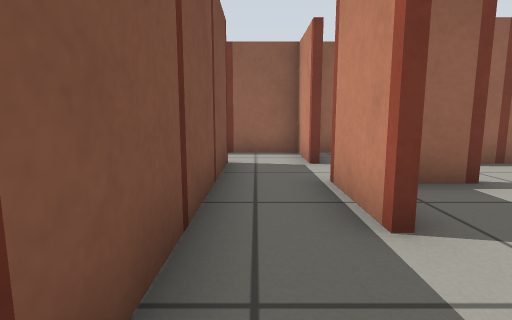
View 1 (above)

14 first-person views from a walk through a robot-simulator world made for Gazebo. The camera is 0.5 m above the floor, tilts 8° down and sees 80° across. The floor is counted in squares, 0.5 m on a side. Each view is taken from the middle of a square. On the plan, view 1 faces up. The plan holds only what a view shows up to about 12 squares ahead; the rest is blank. The robots in the file are not drawn.

View 2
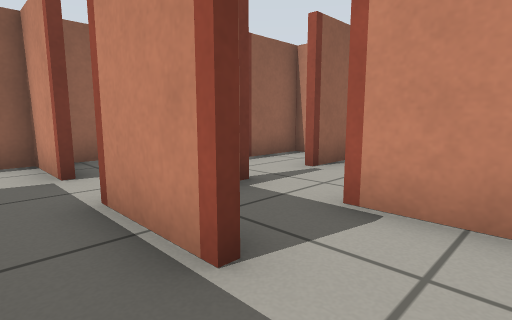

View 3
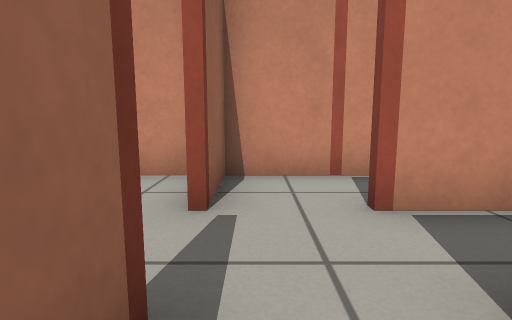

View 4
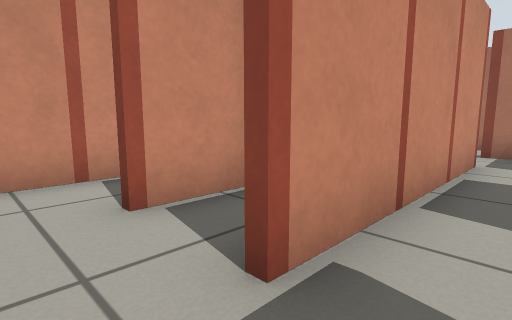

View 5
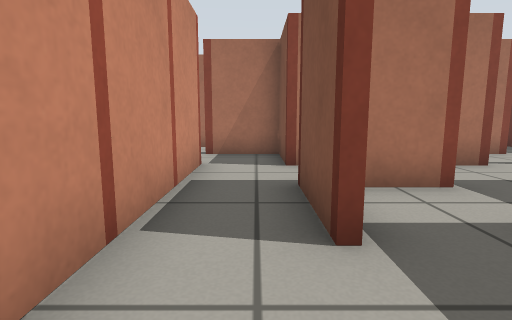

View 6
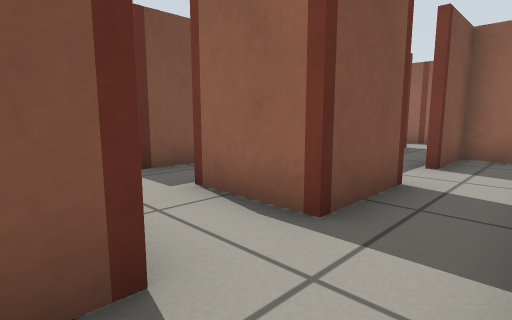

View 7
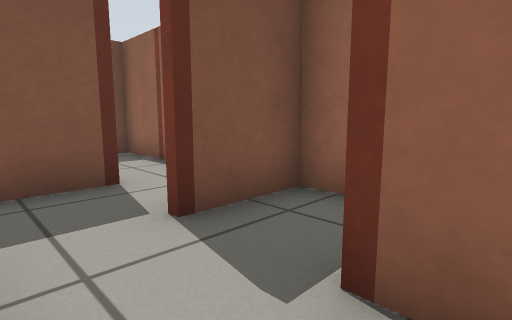

View 8
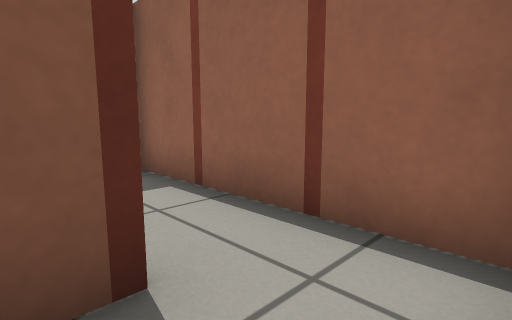

View 9
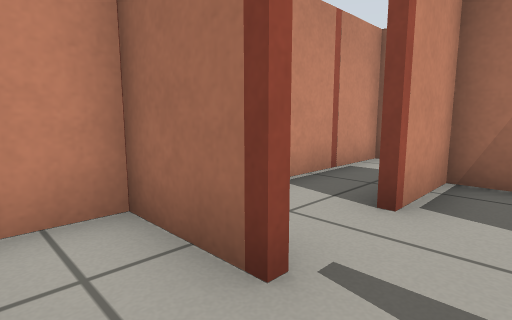

View 10
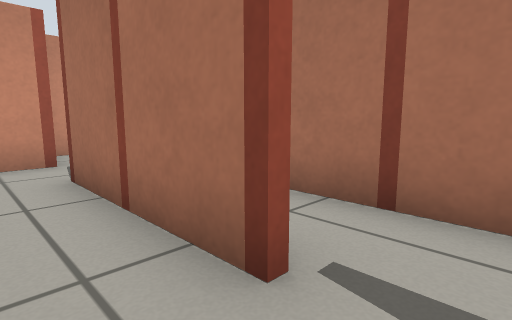

View 11
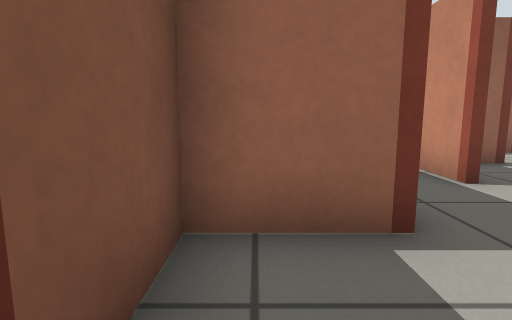

View 12
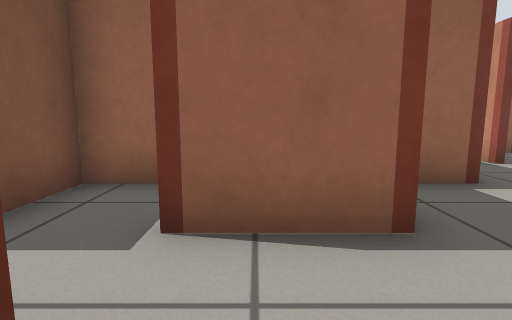

View 13
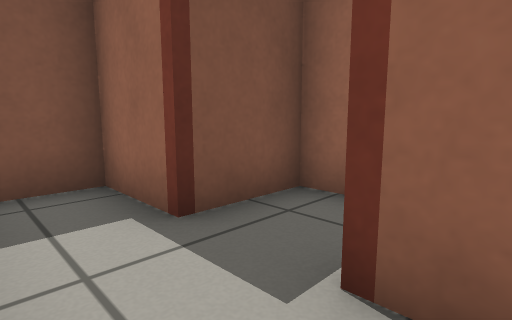

View 14
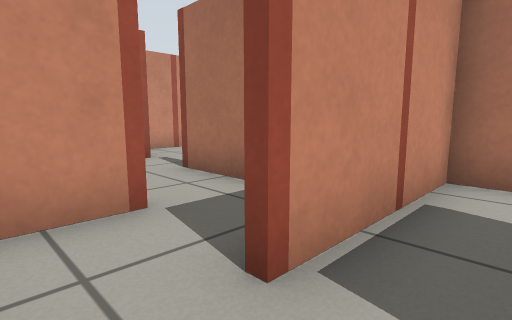

### Floor plan
Points are (right, up) in squares from view 1. A wall is a line through its corners. A room is listed if a view was taken in it or the views show most of it. See-through windows are left out.
Room 1 (views 1, 2)
walls: (-0.5, -1.3) (0.5, -1.3)
ways out: opening at (-1, -0.5) to room 7; opening at (1, 2) to room 8
objects: red post (-1, 1)
Room 2 (views 3, 4, 5, 7)
walls: (5.2, 1.5) (5.2, 2.6); (2.4, 4.5) (1.4, 4.5) (1.4, 3.4); (6.5, 4.5) (5.4, 4.5); (7.2, 3.5) (7.2, 4.5); (7.2, 1.5) (7.2, 2.6); (7.2, -0.5) (7.2, 0.6)
ways out: opening at (4, 5) to room 5
objects: red post (3, 3); red post (3, 5); red post (5, 3); red post (5, 5)
Room 3 (view 6)
walls: (1.5, -5.3) (2.5, -5.3); (1.4, -3.4) (1.4, -4.4); (-0.6, -3.3) (0.5, -3.3); (3.2, -2.5) (3.2, -1.4); (0.6, -1.5) (-0.5, -1.5); (3.2, -0.5) (3.2, 0.6); (1.4, 0.6) (1.4, -0.6)
ways out: opening at (0, -2) to room 7; opening at (2, 0) to room 8
objects: red post (-3, -5); red post (1, -3); red post (1, -1); red post (3, -5); red post (3, -3); red post (3, -1); red post (7, 1); red post (7, 3); other object (7, 5); other object (7, 7)
Room 4 (views 8, 14)
walls: (-0.8, 5.5) (-0.8, 6.6); (-0.6, 6.6) (-0.6, 5.4); (-1.4, 8.5) (-2.5, 8.5); (-0.8, 3.5) (-0.8, 4.6); (-3.4, 8.5) (-4.5, 8.5); (1.2, 7.4) (1.2, 8.5); (0.6, 8.5) (-0.5, 8.5); (1.5, 4.7) (2.5, 4.7)
ways out: opening at (1.5, 6.5) to room 5; opening at (0, 4) to room 9
objects: red post (-3, 9); red post (-1, 5); red post (-1, 7); red post (-1, 9); red post (1, 5); red post (1, 7)
Room 5 (view 9)
walls: (4, 6.5) (3.5, 6.5); (2.4, 8.5) (1.4, 8.5) (1.4, 7.4); (6.5, 6.5) (5.4, 6.5); (5.4, 4.7) (6.5, 4.7); (7.2, 5.4) (7.2, 6.5)
ways out: opening at (4, 5) to room 2; opening at (1.5, 6.5) to room 4
objects: red post (3, 7); red post (5, 7)
Room 6 (views 10, 12, 13)
walls: (-4.5, -5.3) (-3.5, -5.3); (-7.4, -1.5) (-8.6, -1.5) (-8.6, -2.6); (-3.5, -1.5) (-4.5, -1.5); (-5.4, 0.5) (-6.6, 0.5) (-6.6, -0.6)
ways out: opening at (-4, -3) to room 7
objects: other object (-7, -7); red post (-7, -1); red post (-5, -5); red post (-5, -3); red post (-5, -1)
Room 7 (view 11)
walls: (-2.6, -3.3) (-1.5, -3.3); (-1.5, 0.5) (-2.6, 0.5) (-2.6, -0.6); (-2.6, -5.3) (-1.5, -5.3)
ways out: opening at (-1, -0.5) to room 1; opening at (0, -2) to room 3; opening at (-4, -3) to room 6
objects: red post (-3, -3); red post (-3, -1); red post (-1, -3); red post (-1, -1)
Room 8 (no view inside)
walls: (-0.6, 2.5) (-0.6, 1.4); (3.2, 1.4) (3.2, 2.6)
ways out: opening at (1, 2) to room 1; opening at (2, 0) to room 3
objects: red post (1, 1); red post (1, 3); red post (3, 1)
Room 9 (no view inside)
walls: (1.2, 3.4) (1.2, 4.5); (-0.6, 4.5) (-0.6, 3.4)
ways out: opening at (0, 4) to room 4
objects: red post (-1, 3)

Where each view was taken, in squares from view 1:
view 1: 0 up, 0 right, facing up
view 2: 1 up, 0 right, facing up-right
view 3: 4 up, 2 right, facing right
view 4: 4 up, 2 right, facing down-right
view 5: 3 up, 2 right, facing down
view 6: 4 down, 3 right, facing up-left
view 7: 5 up, 4 right, facing up-left
view 8: 6 up, 1 right, facing up-left
view 9: 6 up, 4 right, facing down-right
view 10: 2 down, 4 left, facing down-right
view 11: 2 down, 2 left, facing up
view 12: 4 down, 4 left, facing up
view 13: 3 down, 4 left, facing up-left
view 14: 8 up, 2 left, facing down-right
